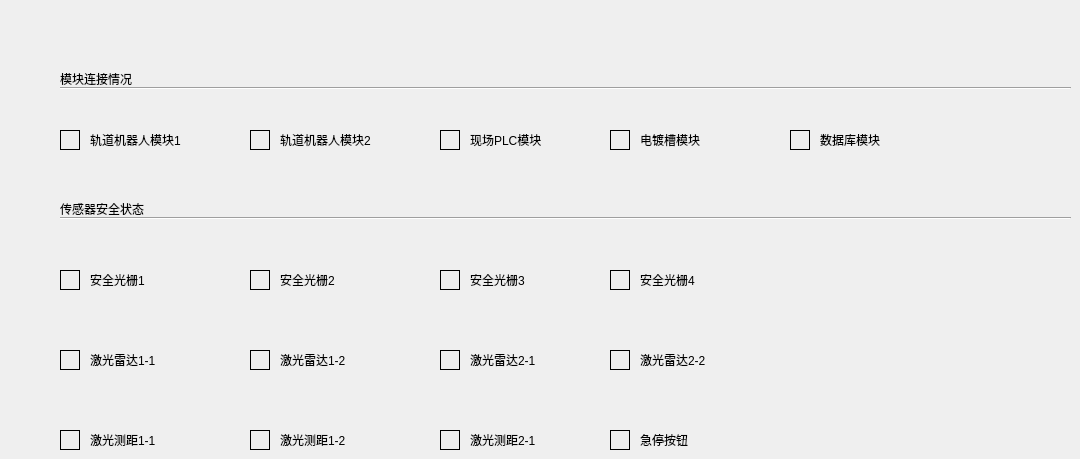
   <widget class="QWidget" name="tab_2">
    <attribute name="title">
     <string>   安全信息   </string>
    </attribute>
    <widget class="Line" name="line">
     <property name="geometry">
      <rect>
       <x>60</x>
       <y>80</y>
       <width>1011</width>
       <height>16</height>
      </rect>
     </property>
     <property name="orientation">
      <enum>Qt::Horizontal</enum>
     </property>
    </widget>
    <widget class="Line" name="line_2">
     <property name="geometry">
      <rect>
       <x>60</x>
       <y>210</y>
       <width>1011</width>
       <height>16</height>
      </rect>
     </property>
     <property name="orientation">
      <enum>Qt::Horizontal</enum>
     </property>
    </widget>
    <widget class="QLabel" name="label_49">
     <property name="geometry">
      <rect>
       <x>60</x>
       <y>70</y>
       <width>101</width>
       <height>17</height>
      </rect>
     </property>
     <property name="font">
      <font>
       <pointsize>9</pointsize>
      </font>
     </property>
     <property name="text">
      <string>模块连接情况</string>
     </property>
    </widget>
    <widget class="QLabel" name="label_50">
     <property name="geometry">
      <rect>
       <x>60</x>
       <y>200</y>
       <width>111</width>
       <height>17</height>
      </rect>
     </property>
     <property name="font">
      <font>
       <pointsize>9</pointsize>
      </font>
     </property>
     <property name="text">
      <string>传感器安全状态</string>
     </property>
    </widget>
    <widget class="QLabel" name="label_51">
     <property name="geometry">
      <rect>
       <x>90</x>
       <y>130</y>
       <width>121</width>
       <height>20</height>
      </rect>
     </property>
     <property name="text">
      <string>轨道机器人模块1</string>
     </property>
     <property name="alignment">
      <set>Qt::AlignLeading|Qt::AlignLeft|Qt::AlignVCenter</set>
     </property>
    </widget>
    <widget class="QLabel" name="label_robot1_status">
     <property name="geometry">
      <rect>
       <x>60</x>
       <y>130</y>
       <width>20</width>
       <height>20</height>
      </rect>
     </property>
     <property name="frameShape">
      <enum>QFrame::Box</enum>
     </property>
     <property name="text">
      <string/>
     </property>
    </widget>
    <widget class="QLabel" name="label_robot2_status">
     <property name="geometry">
      <rect>
       <x>250</x>
       <y>130</y>
       <width>20</width>
       <height>20</height>
      </rect>
     </property>
     <property name="frameShape">
      <enum>QFrame::Box</enum>
     </property>
     <property name="text">
      <string/>
     </property>
    </widget>
    <widget class="QLabel" name="label_54">
     <property name="geometry">
      <rect>
       <x>280</x>
       <y>130</y>
       <width>121</width>
       <height>20</height>
      </rect>
     </property>
     <property name="text">
      <string>轨道机器人模块2</string>
     </property>
    </widget>
    <widget class="QLabel" name="label_55">
     <property name="geometry">
      <rect>
       <x>470</x>
       <y>130</y>
       <width>121</width>
       <height>20</height>
      </rect>
     </property>
     <property name="text">
      <string>现场PLC模块</string>
     </property>
    </widget>
    <widget class="QLabel" name="label_plc_status">
     <property name="geometry">
      <rect>
       <x>440</x>
       <y>130</y>
       <width>20</width>
       <height>20</height>
      </rect>
     </property>
     <property name="frameShape">
      <enum>QFrame::Box</enum>
     </property>
     <property name="text">
      <string/>
     </property>
    </widget>
    <widget class="QLabel" name="label_57">
     <property name="geometry">
      <rect>
       <x>640</x>
       <y>130</y>
       <width>121</width>
       <height>20</height>
      </rect>
     </property>
     <property name="text">
      <string>电镀槽模块</string>
     </property>
    </widget>
    <widget class="QLabel" name="label_pot_status">
     <property name="geometry">
      <rect>
       <x>610</x>
       <y>130</y>
       <width>20</width>
       <height>20</height>
      </rect>
     </property>
     <property name="frameShape">
      <enum>QFrame::Box</enum>
     </property>
     <property name="text">
      <string/>
     </property>
    </widget>
    <widget class="QLabel" name="label_59">
     <property name="geometry">
      <rect>
       <x>820</x>
       <y>130</y>
       <width>121</width>
       <height>20</height>
      </rect>
     </property>
     <property name="text">
      <string>数据库模块</string>
     </property>
    </widget>
    <widget class="QLabel" name="label_database_status">
     <property name="geometry">
      <rect>
       <x>790</x>
       <y>130</y>
       <width>20</width>
       <height>20</height>
      </rect>
     </property>
     <property name="frameShape">
      <enum>QFrame::Box</enum>
     </property>
     <property name="text">
      <string/>
     </property>
    </widget>
    <widget class="QLabel" name="label_61">
     <property name="geometry">
      <rect>
       <x>470</x>
       <y>270</y>
       <width>121</width>
       <height>20</height>
      </rect>
     </property>
     <property name="text">
      <string>安全光栅3</string>
     </property>
    </widget>
    <widget class="QLabel" name="label_raster3_status">
     <property name="geometry">
      <rect>
       <x>440</x>
       <y>270</y>
       <width>20</width>
       <height>20</height>
      </rect>
     </property>
     <property name="frameShape">
      <enum>QFrame::Box</enum>
     </property>
     <property name="text">
      <string/>
     </property>
    </widget>
    <widget class="QLabel" name="label_63">
     <property name="geometry">
      <rect>
       <x>640</x>
       <y>270</y>
       <width>121</width>
       <height>20</height>
      </rect>
     </property>
     <property name="text">
      <string>安全光栅4</string>
     </property>
    </widget>
    <widget class="QLabel" name="label_raster1_status">
     <property name="geometry">
      <rect>
       <x>60</x>
       <y>270</y>
       <width>20</width>
       <height>20</height>
      </rect>
     </property>
     <property name="frameShape">
      <enum>QFrame::Box</enum>
     </property>
     <property name="text">
      <string/>
     </property>
    </widget>
    <widget class="QLabel" name="label_65">
     <property name="geometry">
      <rect>
       <x>90</x>
       <y>270</y>
       <width>121</width>
       <height>20</height>
      </rect>
     </property>
     <property name="text">
      <string>安全光栅1</string>
     </property>
    </widget>
    <widget class="QLabel" name="label_66">
     <property name="geometry">
      <rect>
       <x>280</x>
       <y>270</y>
       <width>121</width>
       <height>20</height>
      </rect>
     </property>
     <property name="text">
      <string>安全光栅2</string>
     </property>
    </widget>
    <widget class="QLabel" name="label_raster2_status">
     <property name="geometry">
      <rect>
       <x>250</x>
       <y>270</y>
       <width>20</width>
       <height>20</height>
      </rect>
     </property>
     <property name="frameShape">
      <enum>QFrame::Box</enum>
     </property>
     <property name="text">
      <string/>
     </property>
    </widget>
    <widget class="QLabel" name="label_raster4_status">
     <property name="geometry">
      <rect>
       <x>610</x>
       <y>270</y>
       <width>20</width>
       <height>20</height>
      </rect>
     </property>
     <property name="frameShape">
      <enum>QFrame::Box</enum>
     </property>
     <property name="text">
      <string/>
     </property>
    </widget>
    <widget class="QLabel" name="label_69">
     <property name="geometry">
      <rect>
       <x>640</x>
       <y>350</y>
       <width>121</width>
       <height>20</height>
      </rect>
     </property>
     <property name="text">
      <string>激光雷达2-2</string>
     </property>
    </widget>
    <widget class="QLabel" name="label_radar12_status">
     <property name="geometry">
      <rect>
       <x>250</x>
       <y>350</y>
       <width>20</width>
       <height>20</height>
      </rect>
     </property>
     <property name="frameShape">
      <enum>QFrame::Box</enum>
     </property>
     <property name="text">
      <string/>
     </property>
    </widget>
    <widget class="QLabel" name="label_71">
     <property name="geometry">
      <rect>
       <x>470</x>
       <y>350</y>
       <width>121</width>
       <height>20</height>
      </rect>
     </property>
     <property name="text">
      <string>激光雷达2-1</string>
     </property>
    </widget>
    <widget class="QLabel" name="label_radar21_status">
     <property name="geometry">
      <rect>
       <x>440</x>
       <y>350</y>
       <width>20</width>
       <height>20</height>
      </rect>
     </property>
     <property name="frameShape">
      <enum>QFrame::Box</enum>
     </property>
     <property name="text">
      <string/>
     </property>
    </widget>
    <widget class="QLabel" name="label_73">
     <property name="geometry">
      <rect>
       <x>90</x>
       <y>350</y>
       <width>121</width>
       <height>20</height>
      </rect>
     </property>
     <property name="text">
      <string>激光雷达1-1</string>
     </property>
    </widget>
    <widget class="QLabel" name="label_radar22_status">
     <property name="geometry">
      <rect>
       <x>610</x>
       <y>350</y>
       <width>20</width>
       <height>20</height>
      </rect>
     </property>
     <property name="frameShape">
      <enum>QFrame::Box</enum>
     </property>
     <property name="text">
      <string/>
     </property>
    </widget>
    <widget class="QLabel" name="label_75">
     <property name="geometry">
      <rect>
       <x>280</x>
       <y>350</y>
       <width>121</width>
       <height>20</height>
      </rect>
     </property>
     <property name="text">
      <string>激光雷达1-2</string>
     </property>
    </widget>
    <widget class="QLabel" name="label_radar11_status">
     <property name="geometry">
      <rect>
       <x>60</x>
       <y>350</y>
       <width>20</width>
       <height>20</height>
      </rect>
     </property>
     <property name="frameShape">
      <enum>QFrame::Box</enum>
     </property>
     <property name="text">
      <string/>
     </property>
    </widget>
    <widget class="QLabel" name="label_laser12_status">
     <property name="geometry">
      <rect>
       <x>250</x>
       <y>430</y>
       <width>20</width>
       <height>20</height>
      </rect>
     </property>
     <property name="frameShape">
      <enum>QFrame::Box</enum>
     </property>
     <property name="text">
      <string/>
     </property>
    </widget>
    <widget class="QLabel" name="label_78">
     <property name="geometry">
      <rect>
       <x>90</x>
       <y>430</y>
       <width>121</width>
       <height>20</height>
      </rect>
     </property>
     <property name="text">
      <string>激光测距1-1</string>
     </property>
    </widget>
    <widget class="QLabel" name="label_laser21_status">
     <property name="geometry">
      <rect>
       <x>440</x>
       <y>430</y>
       <width>20</width>
       <height>20</height>
      </rect>
     </property>
     <property name="frameShape">
      <enum>QFrame::Box</enum>
     </property>
     <property name="text">
      <string/>
     </property>
    </widget>
    <widget class="QLabel" name="label_80">
     <property name="geometry">
      <rect>
       <x>640</x>
       <y>430</y>
       <width>121</width>
       <height>20</height>
      </rect>
     </property>
     <property name="text">
      <string>急停按钮</string>
     </property>
    </widget>
    <widget class="QLabel" name="label_laser11_status">
     <property name="geometry">
      <rect>
       <x>60</x>
       <y>430</y>
       <width>20</width>
       <height>20</height>
      </rect>
     </property>
     <property name="frameShape">
      <enum>QFrame::Box</enum>
     </property>
     <property name="text">
      <string/>
     </property>
    </widget>
    <widget class="QLabel" name="label_82">
     <property name="geometry">
      <rect>
       <x>280</x>
       <y>430</y>
       <width>121</width>
       <height>20</height>
      </rect>
     </property>
     <property name="text">
      <string>激光测距1-2</string>
     </property>
    </widget>
    <widget class="QLabel" name="label_83">
     <property name="geometry">
      <rect>
       <x>470</x>
       <y>430</y>
       <width>121</width>
       <height>20</height>
      </rect>
     </property>
     <property name="text">
      <string>激光测距2-1</string>
     </property>
    </widget>
    <widget class="QLabel" name="label_emergency_status">
     <property name="geometry">
      <rect>
       <x>610</x>
       <y>430</y>
       <width>20</width>
       <height>20</height>
      </rect>
     </property>
     <property name="frameShape">
      <enum>QFrame::Box</enum>
     </property>
     <property name="text">
      <string/>
     </property>
    </widget>
   </widget>
